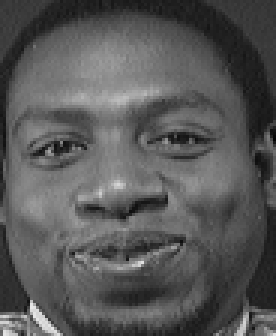
#> input picture test/archive(1)/s22/2.pgm, 92 x 112 px, given as the content of the folder test/new_train2, which was not available (shown 3 times larger)
$ python ymldb.py
#> lines starting #> are read from the running program, lines starting #| are printed output that depends on the picture; pictures that were not available may be replaced by others from this repository, and a replacement may not be noted
### src/trainer/otf.py
import sys
import os
sys.path.insert(0,os.path.abspath(os.curdir))

import numpy as np
import cv2
import src.util as util


def get_pict_array(url):
#> called with url = 'test/new_train2'
    array = []
    first = True
    print("start crawling")
    for i, (dirpath, dirnames, filenames) in enumerate(os.walk(url)):
        if dirpath == url:
            continue

        print("crawling:", dirpath)

        for j, file in enumerate(filenames):
            image = cv2.imread(os.path.join(dirpath, file), cv2.IMREAD_GRAYSCALE)
#> image is the input picture: shape (112, 92); min 6, max 231, mean 87.3
            # normalize pixels values to floating point range [0..1] inclusive
            image = cv2.resize(image, (util.get_image_dim(), util.get_image_dim()), interpolation=cv2.INTER_AREA) / 255
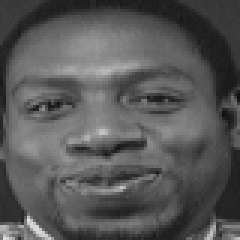
#> image: shape (80, 80) float64 (shown 3 times larger); min 0.0588, max 0.878, mean 0.342

            if first:
                first = False
                array = image.flatten()
#> array = 6400 values, max 0.878 at index 5849, min 0.0588 at index 2639, mean 0.342
            else:
                array = np.vstack((array, image.flatten()))

    return array


def get_mean_vspace(array):
    sh = array.shape

    # if array has length 1, we'll skip calculating the sum since it'll give a one element arr
    try:
        if sh[1] == 1:
            return array

    except IndexError:
        return array

    return np.sum(array, axis=0) / array.shape[0]


def get_mean_diff_array(array, mean_array):
    return array - mean_array


def get_coeff_array(array):
    return np.dot(array.T, array) / array.shape[0]


def get_compressed_cov_array(array):
    return np.dot(array, array.T)


# [4 lines left out: function get_cov_from_file, not called in this run]

### src/trainer/eigenface.py
import sys
import os
sys.path.insert(0,os.path.abspath(os.curdir))

from src.trainer.otf import *
from src.trainer.eigen import eig
from numpy import linalg as la

# [7 lines left out: function getEigenface, not called in this run]

def eigenfaces(A): #terima matrix hasil get_mean_diff_array
    coeff_arr = get_compressed_cov_array(A)

    a = eig(coeff_arr,50)
    V = (list(zip(*a))[1])

    A = A.T

    n = len(A)
    m = len(A[0])
    faces = np.empty(shape=[n,m])
    for i in range(m):
        faces[:,i] = getEigenface(A,V[i])

    return faces
# [9 lines of commented-out code are left out]

### src/util.py
import numpy as np

__image_dim = 80


def normalize_image_value(arr):
    return (255 * (arr - np.min(arr)) / np.ptp(arr)).astype(float)


def get_image_dim():
    return __image_dim


# TODO: taro euclidean distance disini @Marten

### src/dataprocessor/ymldb.py
import os.path
import sys
sys.path.insert(0,os.path.abspath(os.curdir))

import yaml
from src.trainer.otf import *
from src.trainer.eigenface import eigenfaces
from src.util import *
from scipy.ndimage import gaussian_filter
import cv2
import src.imageprocessor.improc as improc


def get_weight(face, face_normalized):
    return np.multiply(face, face_normalized)


# [126 lines left out: functions build_recog_face, save, build_dict_eigen, read_from_yml, not called in this run]


# sample code
if __name__ == '__main__':
    url = 'test/new_train2'
    pict_arr = get_pict_array(url)
#> pict_arr has the same summary as array in get_pict_array
    mean_face = get_mean_vspace(pict_arr)
#> mean_face has the same summary as array in get_pict_array
    faces = eigenfaces(get_mean_diff_array(pict_arr, mean_face)).T
#> in eigenfaces, `coeff_arr = get_compressed_cov_array(A)`: coeff_arr = 0
#> (the run stopped early here; a loop or call above may not have finished)

$ run again, on test/archive(1)/s37/10.pgm
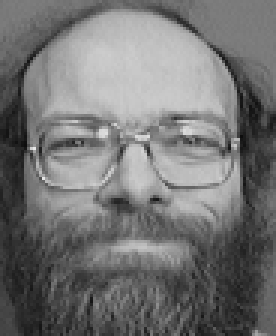
#> input picture test/archive(1)/s37/10.pgm, 92 x 112 px, given as the content of the folder test/new_train2, which was not available (shown 3 times larger)
#> in get_pict_array, image is the input picture: shape (112, 92); min 13, max 231, mean 116
#> in get_pict_array, `image = cv2.resize(image, (util.get_image_dim(), util.get_image_dim())..`:
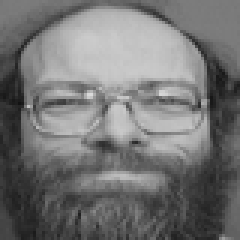
#> image: shape (80, 80) float64 (shown 3 times larger); min 0.0745, max 0.855, mean 0.455
#> array = 6400 values, max 0.855 at index 2510, min 0.0745 at index 2726, mean 0.455
#> pict_arr has the same summary as array in get_pict_array
#> mean_face has the same summary as array in get_pict_array
#> coeff_arr = 0

$ run again, on test/archive(1)/s38/10.pgm
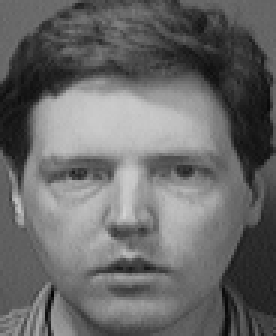
#> input picture test/archive(1)/s38/10.pgm, 92 x 112 px, given as the content of the folder test/new_train2, which was not available (shown 3 times larger)
#> in get_pict_array, image is the input picture: shape (112, 92); min 3, max 211, mean 105.1
#> in get_pict_array, `image = cv2.resize(image, (util.get_image_dim(), util.get_image_dim())..`:
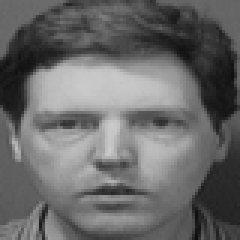
#> image: shape (80, 80) float64 (shown 3 times larger); min 0.051, max 0.792, mean 0.412
#> array = 6400 values, max 0.792 at index 2266, min 0.051 at index 6385, mean 0.412
#> pict_arr has the same summary as array in get_pict_array
#> mean_face has the same summary as array in get_pict_array
#> coeff_arr = 0

$ run again, on test/archive(1)/s39/5.pgm
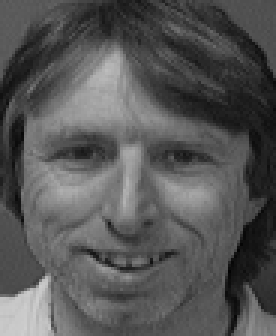
#> input picture test/archive(1)/s39/5.pgm, 92 x 112 px, given as the content of the folder test/new_train2, which was not available (shown 3 times larger)
#> in get_pict_array, image is the input picture: shape (112, 92); min 2, max 207, mean 86.4
#> in get_pict_array, `image = cv2.resize(image, (util.get_image_dim(), util.get_image_dim())..`:
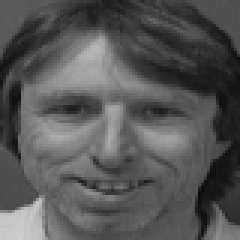
#> image: shape (80, 80) float64 (shown 3 times larger); min 0.0392, max 0.804, mean 0.339
#> array = 6400 values, max 0.804 at index 6326, min 0.0392 at index 5027, mean 0.339
#> pict_arr has the same summary as array in get_pict_array
#> mean_face has the same summary as array in get_pict_array
#> coeff_arr = 0
